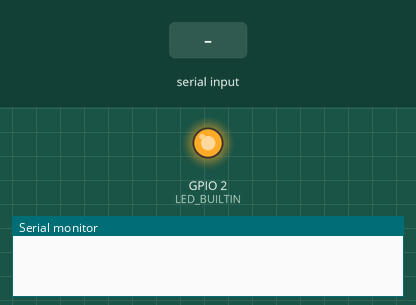
Bench run of a program on a simulated ESP32. Shown: output pins drawn as LEDs (lit = HIGH), the last lines printed to the serial monitor. Dashed ring = blinking. Inputs (shaded band) come from the test bench.

Above: at 3.2 s.
3.3 s: "delay 90\n" received over Serial
At 3.9 s:
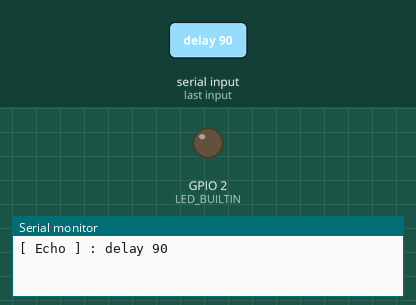
6.3 s: "90,45\n" received over Serial
At 6.56 s:
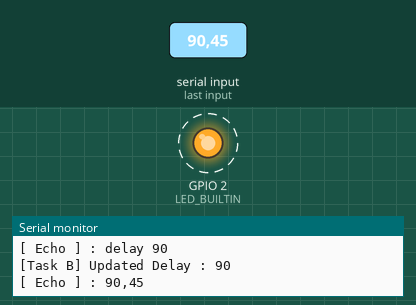
9.3 s: "1\n" received over Serial
Timing chart, 0 to 18.3 s (numbered marks = the images above; inputs shaded):
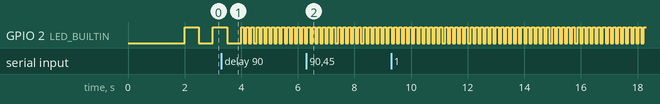

The program:

main.cpp
```cpp
#include <Arduino.h>

#if CONFIG_FREERTOS_UNICORE
  const BaseTupe_t app_cpu = 0;
#else
  const BaseType_t app_cpu = 1;
#endif

// Declaring Handles for Required Queues
QueueHandle_t xQueue1_Command = NULL;
QueueHandle_t xQueue2_Telemetry = NULL;

// Declaring the Task Functions
// Task A: Handles Serial Input and Queue Communication
void vTaskA (void *parameters){
  char rxBuffer[32];
  uint32_t idx = 0;
  rxBuffer[0] = '\0'; // Initialize the buffer with Null Character {Caused Double Printing Issue}

  while(1){
    if(Serial.available() > 0){
      char c = Serial.read();

      if(c == '\n' || c == '\r'){
        if(idx > 0){

        rxBuffer[idx] = '\0'; // Null Terminate the String

        // Echo the input to Terminal
        Serial.print("[ Echo ] : ");
        Serial.println(rxBuffer);

        // Check if delay entered and Send it to Queue 1.
        uint32_t delayValue;
        if(sscanf(rxBuffer, "delay %d", &delayValue) == 1){
          // Sending delayvalue to Queue 1
          xQueueSend(xQueue1_Command, &delayValue, 0); // Send the delayValue Immediately to Queue
        }
      }
        idx = 0;
      }
      else{
        if(idx < sizeof(rxBuffer) - 1){
          rxBuffer[idx] = c;
          idx++;
        }
      }
    }
    // Another Function of the TaskA, See for telemetry from Queue 2
    char telemetryMsg[32]; // Create a String container for Storing Telemetry msg recieved...

    if(xQueueReceive(xQueue2_Telemetry, &telemetryMsg, 0) == pdTRUE){
    Serial.print("[ Task A ] Recived : ");
    Serial.println(telemetryMsg);
    }
    vTaskDelay(pdMS_TO_TICKS(10)); // Small Delay to prevent Task A from hogging CPU
  }
}

// Task B : Controls the LED Blinking based on delay values from Queue 1
void vTaskB(void * Parameters){

  uint32_t blinkDelayMs = 500; // Default Starting delayValue
  uint32_t blinkCount = 0; // Counter for Number of Blinks

  while(1){

    uint32_t newDelay;

    if(xQueueReceive(xQueue1_Command, &newDelay, 0) == pdTRUE){
      blinkDelayMs = newDelay;
      Serial.print("[Task B] Updated Delay : ");
      Serial.println(blinkDelayMs);
    }
    // --- Blink the LED (BLOCKING way) ---
    digitalWrite(LED_BUILTIN, HIGH);
    vTaskDelay(pdMS_TO_TICKS(blinkDelayMs));
    digitalWrite(LED_BUILTIN, LOW);
    vTaskDelay(pdMS_TO_TICKS(blinkDelayMs));

    // After a full cycle (ON + OFF), increment count
    blinkCount++;

    // Every 100 full cycles, send telemetry
    if (blinkCount >= 100) {
      char msg[32];
      snprintf(msg, sizeof(msg), "Blinked %lu times", blinkCount);
      xQueueSend(xQueue2_Telemetry, msg, 0);
      Serial.print("[Task B] Sent telemetry: ");
      Serial.println(msg);
      blinkCount = 0; // Reset count

      vTaskDelay(pdMS_TO_TICKS(10));
    }
  }
}

void setup(){
  pinMode(LED_BUILTIN, OUTPUT);

  Serial.begin(115200);
  vTaskDelay(pdMS_TO_TICKS(2000)); // Give Serial Time so Settle

  // Queue1: Holds uint32_t delay values. Length 5.
  xQueue1_Command = xQueueCreate(5, sizeof(uint32_t));

  // Queue2: Holds fixed-size strings. Length 5, each string max 32 chars.
  xQueue2_Telemetry = xQueueCreate(5, sizeof(char[32]));

  // Check if Queue were Created Successfully
  if(xQueue1_Command == NULL || xQueue2_Telemetry == NULL){
    Serial.println("Failed to Create Queue(s)");
  }

  // Creation of Tasks

  xTaskCreatePinnedToCore(
    vTaskA,
    "Serial Staff",
    1500, // Stack Size
    NULL, // Parameters
    2, // Priority
    NULL, // Task Handle
    app_cpu
  );

  xTaskCreatePinnedToCore(
    vTaskB,
    "Blink Controller Task",
    1024,
    NULL, // Parameters
    1, // Output Display only so lower than Task A
    NULL, // Handlers
    app_cpu
  );

}

void loop(){
  // NOthing here...
}
```

Measured:
- by itself, GPIO 2 (LED_BUILTIN): alternates HIGH for 0.09 s and LOW for 0.09 s
